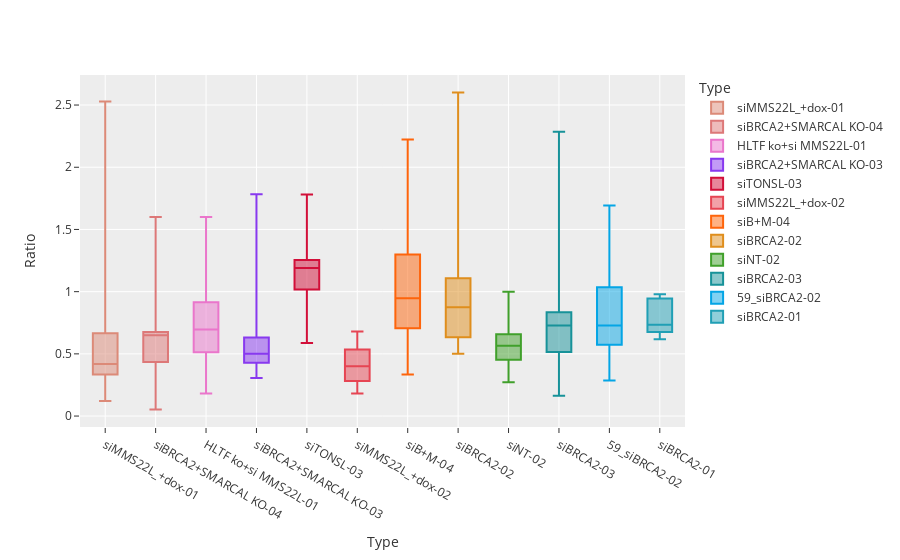

The notebook cell this image was saved under:
### Code cell
fig = px.box(
    filtered,
    y="Ratio",
    x="Type",
    points=False,  # can be 'outliers', or False
    color="Type",
    template="ggplot2",
    color_discrete_sequence=colors,)
fig.update_layout(margin=dict(t=75))
fig.show()

### Figure 1 — Plotly figure (JSON) as saved in the notebook; plotly's stock layout.template omitted (floating-point values rounded to 4 significant figures)
{"data": [{"alignmentgroup": "True", "boxpoints": false, "hovertemplate": "Type=%{x}<br>Ratio=%{y}<extra></extra>", "legendgroup": "siMMS22L_+dox-01", "marker": {"color": "#dc8a78"}, "name": "siMMS22L_+dox-01", "notched": false, "offsetgroup": "siMMS22L_+dox-01", "orientation": "v", "showlegend": true, "type": "box", "x": ["siMMS22L_+dox-01", "siMMS22L_+dox-01", "siMMS22L_+dox-01", "siMMS22L_+dox-01", "siMMS22L_+dox-01", "siMMS22L_+dox-01", "siMMS22L_+dox-01", "siMMS22L_+dox-01", "siMMS22L_+dox-01", "siMMS22L_+dox-01", "siMMS22L_+dox-01", "siMMS22L_+dox-01", "siMMS22L_+dox-01", "siMMS22L_+dox-01", "siMMS22L_+dox-01", "siMMS22L_+dox-01", "siMMS22L_+dox-01", "siMMS22L_+dox-01", "siMMS22L_+dox-01", "siMMS22L_+dox-01", "siMMS22L_+dox-01", "siMMS22L_+dox-01", "siMMS22L_+dox-01", "siMMS22L_+dox-01", "siMMS22L_+dox-01", "siMMS22L_+dox-01", "siMMS22L_+dox-01", "siMMS22L_+dox-01", "siMMS22L_+dox-01", "siMMS22L_+dox-01", "siMMS22L_+dox-01"], "x0": " ", "xaxis": "x", "y": [0.6667, 0.88, 0.5526, 0.3077, 0.5769, 0.6617, 0.9831, 0.2857, 0.4186, 0.2143, 0.4607, 0.5556, 0.3718, 1.061, 0.3778, 0.3617, 0.3034, 0.4494, 0.8033, 0.3571, 0.2609, 0.3146, 0.1204, 0.9655, 0.425, 0.3488, 0.3556, 2.529, 0.3293, 0.3469, 0.6939], "y0": " ", "yaxis": "y"}, {"alignmentgroup": "True", "boxpoints": false, "hovertemplate": "Type=%{x}<br>Ratio=%{y}<extra></extra>", "legendgroup": "siBRCA2+SMARCAL KO-04", "marker": {"color": "#dd7878"}, "name": "siBRCA2+SMARCAL KO-04", "notched": false, "offsetgroup": "siBRCA2+SMARCAL KO-04", "orientation": "v", "showlegend": true, "type": "box", "x": ["siBRCA2+SMARCAL KO-04", "siBRCA2+SMARCAL KO-04", "siBRCA2+SMARCAL KO-04", "siBRCA2+SMARCAL KO-04", "siBRCA2+SMARCAL KO-04", "siBRCA2+SMARCAL KO-04", "siBRCA2+SMARCAL KO-04", "siBRCA2+SMARCAL KO-04", "siBRCA2+SMARCAL KO-04", "siBRCA2+SMARCAL KO-04", "siBRCA2+SMARCAL KO-04", "siBRCA2+SMARCAL KO-04", "siBRCA2+SMARCAL KO-04", "siBRCA2+SMARCAL KO-04", "siBRCA2+SMARCAL KO-04"], "x0": " ", "xaxis": "x", "y": [0.641, 0.4, 0.1364, 0.6494, 1.192, 0.5349, 0.6753, 0.359, 0.75, 0.6765, 0.6579, 0.6711, 0.5349, 1.6, 0.05357], "y0": " ", "yaxis": "y"}, {"alignmentgroup": "True", "boxpoints": false, "hovertemplate": "Type=%{x}<br>Ratio=%{y}<extra></extra>", "legendgroup": "HLTF ko+si MMS22L-01", "marker": {"color": "#ea76cb"}, "name": "HLTF ko+si MMS22L-01", "notched": false, "offsetgroup": "HLTF ko+si MMS22L-01", "orientation": "v", "showlegend": true, "type": "box", "x": ["HLTF ko+si MMS22L-01", "HLTF ko+si MMS22L-01", "HLTF ko+si MMS22L-01", "HLTF ko+si MMS22L-01", "HLTF ko+si MMS22L-01", "HLTF ko+si MMS22L-01", "HLTF ko+si MMS22L-01", "HLTF ko+si MMS22L-01", "HLTF ko+si MMS22L-01", "HLTF ko+si MMS22L-01", "HLTF ko+si MMS22L-01", "HLTF ko+si MMS22L-01", "HLTF ko+si MMS22L-01", "HLTF ko+si MMS22L-01", "HLTF ko+si MMS22L-01", "HLTF ko+si MMS22L-01", "HLTF ko+si MMS22L-01", "HLTF ko+si MMS22L-01", "HLTF ko+si MMS22L-01", "HLTF ko+si MMS22L-01", "HLTF ko+si MMS22L-01", "HLTF ko+si MMS22L-01", "HLTF ko+si MMS22L-01", "HLTF ko+si MMS22L-01", "HLTF ko+si MMS22L-01", "HLTF ko+si MMS22L-01", "HLTF ko+si MMS22L-01", "HLTF ko+si MMS22L-01", "HLTF ko+si MMS22L-01", "HLTF ko+si MMS22L-01", "HLTF ko+si MMS22L-01", "HLTF ko+si MMS22L-01", "HLTF ko+si MMS22L-01", "HLTF ko+si MMS22L-01", "HLTF ko+si MMS22L-01", "HLTF ko+si MMS22L-01", "HLTF ko+si MMS22L-01", "HLTF ko+si MMS22L-01", "HLTF ko+si MMS22L-01", "HLTF ko+si MMS22L-01", "HLTF ko+si MMS22L-01", "HLTF ko+si MMS22L-01", "HLTF ko+si MMS22L-01", "HLTF ko+si MMS22L-01", "HLTF ko+si MMS22L-01", "HLTF ko+si MMS22L-01", "HLTF ko+si MMS22L-01", "HLTF ko+si MMS22L-01", "HLTF ko+si MMS22L-01", "HLTF ko+si MMS22L-01", "HLTF ko+si MMS22L-01", "HLTF ko+si MMS22L-01", "HLTF ko+si MMS22L-01", "HLTF ko+si MMS22L-01", "HLTF ko+si MMS22L-01", "HLTF ko+si MMS22L-01", "HLTF ko+si MMS22L-01", "HLTF ko+si MMS22L-01", "HLTF ko+si MMS22L-01", "HLTF ko+si MMS22L-01", "HLTF ko+si MMS22L-01", "HLTF ko+si MMS22L-01", "HLTF ko+si MMS22L-01", "HLTF ko+si MMS22L-01", "HLTF ko+si MMS22L-01", "HLTF ko+si MMS22L-01", "HLTF ko+si MMS22L-01", "HLTF ko+si MMS22L-01", "HLTF ko+si MMS22L-01", "HLTF ko+si MMS22L-01", "HLTF ko+si MMS22L-01", "HLTF ko+si MMS22L-01", "HLTF ko+si MMS22L-01", "HLTF ko+si MMS22L-01", "HLTF ko+si MMS22L-01", "HLTF ko+si MMS22L-01", "HLTF ko+si MMS22L-01", "HLTF ko+si MMS22L-01", "HLTF ko+si MMS22L-01", "HLTF ko+si MMS22L-01", "HLTF ko+si MMS22L-01", "HLTF ko+si MMS22L-01", "HLTF ko+si MMS22L-01", "HLTF ko+si MMS22L-01", "HLTF ko+si MMS22L-01", "HLTF ko+si MMS22L-01", "HLTF ko+si MMS22L-01", "HLTF ko+si MMS22L-01", "HLTF ko+si MMS22L-01", "HLTF ko+si MMS22L-01", "HLTF ko+si MMS22L-01", "HLTF ko+si MMS22L-01", "HLTF ko+si MMS22L-01", "HLTF ko+si MMS22L-01", "HLTF ko+si MMS22L-01", "HLTF ko+si MMS22L-01", "HLTF ko+si MMS22L-01", "HLTF ko+si MMS22L-01", "HLTF ko+si MMS22L-01", "HLTF ko+si MMS22L-01", "HLTF ko+si MMS22L-01", "HLTF ko+si MMS22L-01", "HLTF ko+si MMS22L-01", "HLTF ko+si MMS22L-01", "HLTF ko+si MMS22L-01"], "x0": " ", "xaxis": "x", "y": [0.9474, 0.9643, 0.6957, 0.6, 0.7632, 0.7576, 0.6087, 0.3143, 0.5172, 0.7333, 0.3421, 0.3429, 0.8889, 0.88, 1.111, 0.9429, 0.3333, 1.0, 0.8636, 0.7667, 0.6, 0.6957, 0.7273, 0.4062, 0.625, 0.45, 0.7561, 1.0, 0.5111, 0.561, 1.276, 0.4737, 0.6098, 0.5676, 0.1818, 0.6774, 0.6341, 0.5135, 0.6739, 0.4242, 0.7333, 0.5152, 0.4333, 0.4286, 1.25, 0.3529, 0.9143, 0.92, 1.167, 0.9697, 0.3333, 0.3667, 1.0, 0.8571, 0.697, 0.6087, 1.519, 0.4, 0.6364, 0.775, 0.525, 0.75, 0.3871, 0.3784, 1.235, 0.6207, 0.9167, 0.8929, 0.9167, 0.3793, 0.9231, 0.8696, 0.6522, 0.7222, 0.7714, 0.5455, 0.8788, 1.536, 0.675, 0.7241, 0.3421, 1.429, 0.3529, 0.6897, 1.125, 1.097, 1.216, 0.8, 0.52, 0.7222, 0.6579, 0.4211, 0.68, 0.5946, 0.75, 0.7812, 0.375, 0.7333, 1.143, 0.3611, 1.6, 0.4516, 1.5, 1.167, 0.3571], "y0": " ", "yaxis": "y"}, {"alignmentgroup": "True", "boxpoints": false, "hovertemplate": "Type=%{x}<br>Ratio=%{y}<extra></extra>", "legendgroup": "siBRCA2+SMARCAL KO-03", "marker": {"color": "#8839ef"}, "name": "siBRCA2+SMARCAL KO-03", "notched": false, "offsetgroup": "siBRCA2+SMARCAL KO-03", "orientation": "v", "showlegend": true, "type": "box", "x": ["siBRCA2+SMARCAL KO-03", "siBRCA2+SMARCAL KO-03", "siBRCA2+SMARCAL KO-03", "siBRCA2+SMARCAL KO-03", "siBRCA2+SMARCAL KO-03", "siBRCA2+SMARCAL KO-03", "siBRCA2+SMARCAL KO-03", "siBRCA2+SMARCAL KO-03", "siBRCA2+SMARCAL KO-03", "siBRCA2+SMARCAL KO-03", "siBRCA2+SMARCAL KO-03", "siBRCA2+SMARCAL KO-03", "siBRCA2+SMARCAL KO-03", "siBRCA2+SMARCAL KO-03", "siBRCA2+SMARCAL KO-03", "siBRCA2+SMARCAL KO-03", "siBRCA2+SMARCAL KO-03", "siBRCA2+SMARCAL KO-03", "siBRCA2+SMARCAL KO-03", "siBRCA2+SMARCAL KO-03", "siBRCA2+SMARCAL KO-03", "siBRCA2+SMARCAL KO-03", "siBRCA2+SMARCAL KO-03", "siBRCA2+SMARCAL KO-03", "siBRCA2+SMARCAL KO-03", "siBRCA2+SMARCAL KO-03", "siBRCA2+SMARCAL KO-03", "siBRCA2+SMARCAL KO-03", "siBRCA2+SMARCAL KO-03"], "x0": " ", "xaxis": "x", "y": [1.203, 0.4286, 0.6296, 0.4419, 0.5, 0.5814, 0.5, 1.231, 0.3067, 0.6625, 0.4301, 0.4706, 0.3662, 0.6292, 0.5, 0.6341, 0.3944, 0.9351, 0.3239, 0.5977, 0.4205, 0.6486, 0.5455, 0.4493, 0.58, 0.3944, 0.4878, 1.783, 0.4265], "y0": " ", "yaxis": "y"}, {"alignmentgroup": "True", "boxpoints": false, "hovertemplate": "Type=%{x}<br>Ratio=%{y}<extra></extra>", "legendgroup": "siTONSL-03", "marker": {"color": "#d20f39"}, "name": "siTONSL-03", "notched": false, "offsetgroup": "siTONSL-03", "orientation": "v", "showlegend": true, "type": "box", "x": ["siTONSL-03", "siTONSL-03", "siTONSL-03", "siTONSL-03", "siTONSL-03", "siTONSL-03", "siTONSL-03", "siTONSL-03", "siTONSL-03", "siTONSL-03", "siTONSL-03", "siTONSL-03", "siTONSL-03", "siTONSL-03", "siTONSL-03", "siTONSL-03", "siTONSL-03", "siTONSL-03", "siTONSL-03", "siTONSL-03", "siTONSL-03", "siTONSL-03", "siTONSL-03"], "x0": " ", "xaxis": "x", "y": [0.6308, 1.098, 1.216, 1.217, 0.7073, 1.098, 1.312, 1.189, 1.255, 1.38, 1.0, 1.211, 1.341, 1.782, 0.8864, 1.158, 1.318, 0.6829, 1.255, 1.073, 0.5873, 1.077, 1.204], "y0": " ", "yaxis": "y"}, {"alignmentgroup": "True", "boxpoints": false, "hovertemplate": "Type=%{x}<br>Ratio=%{y}<extra></extra>", "legendgroup": "siMMS22L_+dox-02", "marker": {"color": "#e64553"}, "name": "siMMS22L_+dox-02", "notched": false, "offsetgroup": "siMMS22L_+dox-02", "orientation": "v", "showlegend": true, "type": "box", "x": ["siMMS22L_+dox-02", "siMMS22L_+dox-02", "siMMS22L_+dox-02", "siMMS22L_+dox-02", "siMMS22L_+dox-02", "siMMS22L_+dox-02", "siMMS22L_+dox-02", "siMMS22L_+dox-02", "siMMS22L_+dox-02", "siMMS22L_+dox-02", "siMMS22L_+dox-02", "siMMS22L_+dox-02", "siMMS22L_+dox-02", "siMMS22L_+dox-02", "siMMS22L_+dox-02"], "x0": " ", "xaxis": "x", "y": [0.3415, 0.377, 0.3095, 0.4, 0.5513, 0.2128, 0.4167, 0.1807, 0.5926, 0.2727, 0.4068, 0.6792, 0.2619, 0.4902, 0.6591], "y0": " ", "yaxis": "y"}, {"alignmentgroup": "True", "boxpoints": false, "hovertemplate": "Type=%{x}<br>Ratio=%{y}<extra></extra>", "legendgroup": "siB+M-04", "marker": {"color": "#fe640b"}, "name": "siB+M-04", "notched": false, "offsetgroup": "siB+M-04", "orientation": "v", "showlegend": true, "type": "box", "x": ["siB+M-04", "siB+M-04", "siB+M-04", "siB+M-04", "siB+M-04", "siB+M-04", "siB+M-04", "siB+M-04", "siB+M-04", "siB+M-04", "siB+M-04", "siB+M-04", "siB+M-04", "siB+M-04", "siB+M-04", "siB+M-04", "siB+M-04", "siB+M-04", "siB+M-04", "siB+M-04", "siB+M-04", "siB+M-04", "siB+M-04", "siB+M-04", "siB+M-04", "siB+M-04", "siB+M-04", "siB+M-04", "siB+M-04", "siB+M-04", "siB+M-04", "siB+M-04", "siB+M-04", "siB+M-04", "siB+M-04", "siB+M-04", "siB+M-04", "siB+M-04", "siB+M-04", "siB+M-04", "siB+M-04", "siB+M-04", "siB+M-04", "siB+M-04", "siB+M-04", "siB+M-04", "siB+M-04", "siB+M-04", "siB+M-04", "siB+M-04", "siB+M-04", "siB+M-04", "siB+M-04", "siB+M-04", "siB+M-04", "siB+M-04", "siB+M-04", "siB+M-04", "siB+M-04"], "x0": " ", "xaxis": "x", "y": [0.3913, 0.9615, 1.125, 0.9167, 0.75, 1.318, 1.158, 1.437, 0.6176, 1.24, 0.3333, 0.5862, 0.4783, 1.2, 0.963, 0.7037, 0.8056, 1.0, 1.353, 1.632, 2.222, 1.471, 1.357, 0.6061, 1.042, 0.7714, 0.6667, 0.8261, 0.5652, 0.9474, 1.0, 0.5455, 1.208, 0.9615, 0.8889, 0.9231, 1.318, 1.412, 0.7187, 1.55, 0.8889, 1.095, 0.6, 1.0, 0.9231, 0.6923, 0.9091, 1.118, 1.318, 0.7097, 1.45, 0.9167, 0.5238, 0.8333, 1.5, 1.538, 0.5758, 1.591, 0.6389], "y0": " ", "yaxis": "y"}, {"alignmentgroup": "True", "boxpoints": false, "hovertemplate": "Type=%{x}<br>Ratio=%{y}<extra></extra>", "legendgroup": "siBRCA2-02", "marker": {"color": "#df8e1d"}, "name": "siBRCA2-02", "notched": false, "offsetgroup": "siBRCA2-02", "orientation": "v", "showlegend": true, "type": "box", "x": ["siBRCA2-02", "siBRCA2-02", "siBRCA2-02", "siBRCA2-02", "siBRCA2-02", "siBRCA2-02", "siBRCA2-02", "siBRCA2-02", "siBRCA2-02", "siBRCA2-02", "siBRCA2-02", "siBRCA2-02", "siBRCA2-02", "siBRCA2-02", "siBRCA2-02", "siBRCA2-02", "siBRCA2-02", "siBRCA2-02", "siBRCA2-02", "siBRCA2-02", "siBRCA2-02", "siBRCA2-02", "siBRCA2-02", "siBRCA2-02", "siBRCA2-02", "siBRCA2-02"], "x0": " ", "xaxis": "x", "y": [0.8913, 0.5122, 0.5294, 1.194, 0.8864, 0.7297, 0.5937, 1.107, 1.1, 0.96, 0.8936, 0.7368, 0.5, 1.231, 1.133, 1.12, 0.7333, 0.6486, 0.6207, 2.6, 0.9302, 0.6579, 0.6333, 0.8621, 1.133, 0.5357], "y0": " ", "yaxis": "y"}, {"alignmentgroup": "True", "boxpoints": false, "hovertemplate": "Type=%{x}<br>Ratio=%{y}<extra></extra>", "legendgroup": "siNT-02", "marker": {"color": "#40a02b"}, "name": "siNT-02", "notched": false, "offsetgroup": "siNT-02", "orientation": "v", "showlegend": true, "type": "box", "x": ["siNT-02", "siNT-02", "siNT-02", "siNT-02", "siNT-02", "siNT-02", "siNT-02", "siNT-02", "siNT-02", "siNT-02", "siNT-02", "siNT-02", "siNT-02", "siNT-02", "siNT-02", "siNT-02", "siNT-02", "siNT-02", "siNT-02", "siNT-02", "siNT-02", "siNT-02", "siNT-02", "siNT-02", "siNT-02", "siNT-02", "siNT-02", "siNT-02", "siNT-02", "siNT-02", "siNT-02", "siNT-02", "siNT-02"], "x0": " ", "xaxis": "x", "y": [0.6, 0.5758, 0.325, 0.7812, 0.5968, 0.6087, 0.8846, 0.2714, 0.5156, 0.3333, 0.6346, 0.614, 0.4028, 0.4429, 0.6515, 0.5441, 0.35, 0.8276, 0.9773, 0.6727, 0.5312, 0.5139, 0.5652, 0.5385, 0.3247, 0.5085, 0.5942, 0.5147, 0.3974, 1.0, 0.6852, 0.4571, 0.9516], "y0": " ", "yaxis": "y"}, {"alignmentgroup": "True", "boxpoints": false, "hovertemplate": "Type=%{x}<br>Ratio=%{y}<extra></extra>", "legendgroup": "siBRCA2-03", "marker": {"color": "#179299"}, "name": "siBRCA2-03", "notched": false, "offsetgroup": "siBRCA2-03", "orientation": "v", "showlegend": true, "type": "box", "x": ["siBRCA2-03", "siBRCA2-03", "siBRCA2-03", "siBRCA2-03", "siBRCA2-03", "siBRCA2-03", "siBRCA2-03", "siBRCA2-03", "siBRCA2-03", "siBRCA2-03", "siBRCA2-03", "siBRCA2-03", "siBRCA2-03", "siBRCA2-03", "siBRCA2-03", "siBRCA2-03", "siBRCA2-03", "siBRCA2-03", "siBRCA2-03", "siBRCA2-03", "siBRCA2-03", "siBRCA2-03", "siBRCA2-03", "siBRCA2-03", "siBRCA2-03", "siBRCA2-03", "siBRCA2-03", "siBRCA2-03", "siBRCA2-03", "siBRCA2-03", "siBRCA2-03"], "x0": " ", "xaxis": "x", "y": [0.3333, 1.687, 0.6842, 0.8378, 0.8, 0.3704, 0.4211, 1.588, 0.7368, 0.8205, 1.024, 0.6122, 0.7778, 0.8, 0.7273, 0.1628, 0.5143, 1.937, 0.8, 0.7647, 0.9318, 0.5484, 0.5806, 0.5161, 0.25, 0.5455, 0.2, 0.5556, 1.045, 2.286, 0.2045], "y0": " ", "yaxis": "y"}, {"alignmentgroup": "True", "boxpoints": false, "hovertemplate": "Type=%{x}<br>Ratio=%{y}<extra></extra>", "legendgroup": "59_siBRCA2-02", "marker": {"color": "#04a5e5"}, "name": "59_siBRCA2-02", "notched": false, "offsetgroup": "59_siBRCA2-02", "orientation": "v", "showlegend": true, "type": "box", "x": ["59_siBRCA2-02", "59_siBRCA2-02", "59_siBRCA2-02", "59_siBRCA2-02", "59_siBRCA2-02", "59_siBRCA2-02", "59_siBRCA2-02", "59_siBRCA2-02", "59_siBRCA2-02", "59_siBRCA2-02", "59_siBRCA2-02", "59_siBRCA2-02", "59_siBRCA2-02", "59_siBRCA2-02", "59_siBRCA2-02"], "x0": " ", "xaxis": "x", "y": [0.6552, 1.048, 0.56, 0.6667, 1.095, 0.2857, 0.4595, 0.7805, 1.158, 1.0, 0.6111, 1.692, 0.7273, 0.3333, 0.775], "y0": " ", "yaxis": "y"}, {"alignmentgroup": "True", "boxpoints": false, "hovertemplate": "Type=%{x}<br>Ratio=%{y}<extra></extra>", "legendgroup": "siBRCA2-01", "marker": {"color": "#209fb5"}, "name": "siBRCA2-01", "notched": false, "offsetgroup": "siBRCA2-01", "orientation": "v", "showlegend": true, "type": "box", "x": ["siBRCA2-01", "siBRCA2-01", "siBRCA2-01", "siBRCA2-01", "siBRCA2-01"], "x0": " ", "xaxis": "x", "y": [0.7333, 0.6173, 0.9783, 0.6962, 0.9348], "y0": " ", "yaxis": "y"}], "layout": {"boxmode": "overlay", "legend": {"title": {"text": "Type"}, "tracegroupgap": 0}, "margin": {"t": 75}, "xaxis": {"anchor": "y", "categoryarray": ["siMMS22L_+dox-01", "siBRCA2+SMARCAL KO-04", "HLTF ko+si MMS22L-01", "siBRCA2+SMARCAL KO-03", "siTONSL-03", "siMMS22L_+dox-02", "siB+M-04", "siBRCA2-02", "siNT-02", "siBRCA2-03", "59_siBRCA2-02", "siBRCA2-01"], "categoryorder": "array", "domain": [0, 1], "title": {"text": "Type"}}, "yaxis": {"anchor": "x", "domain": [0, 1], "title": {"text": "Ratio"}}}}
